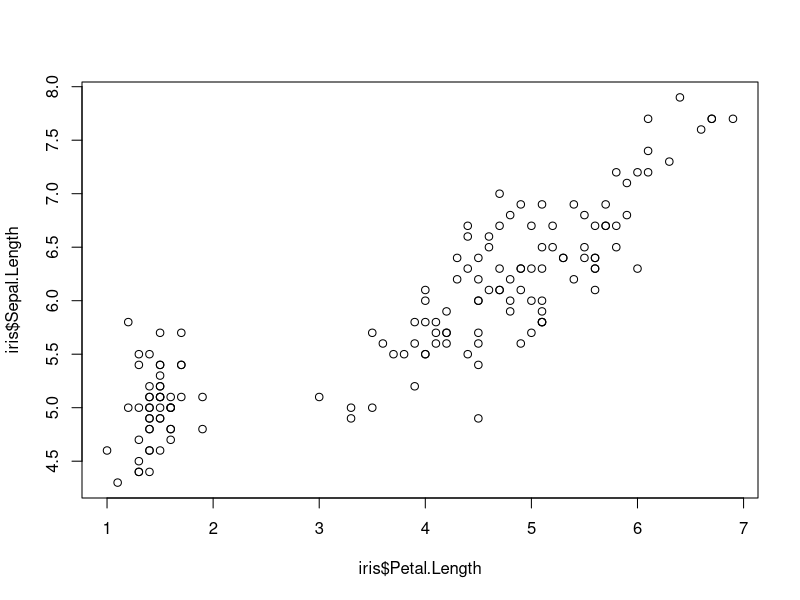
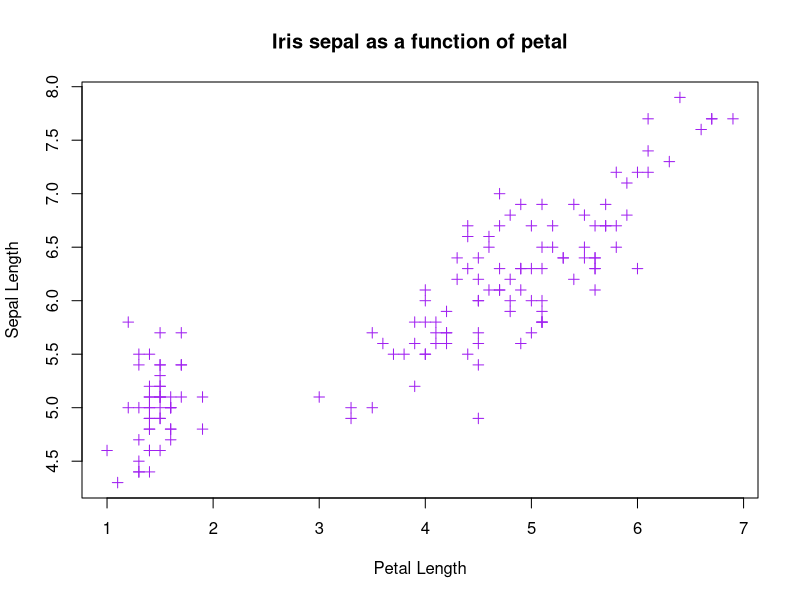
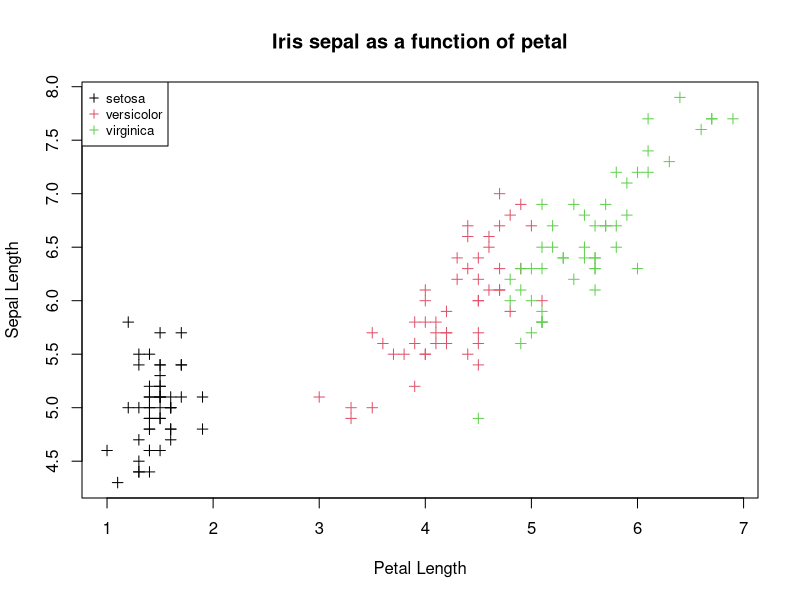
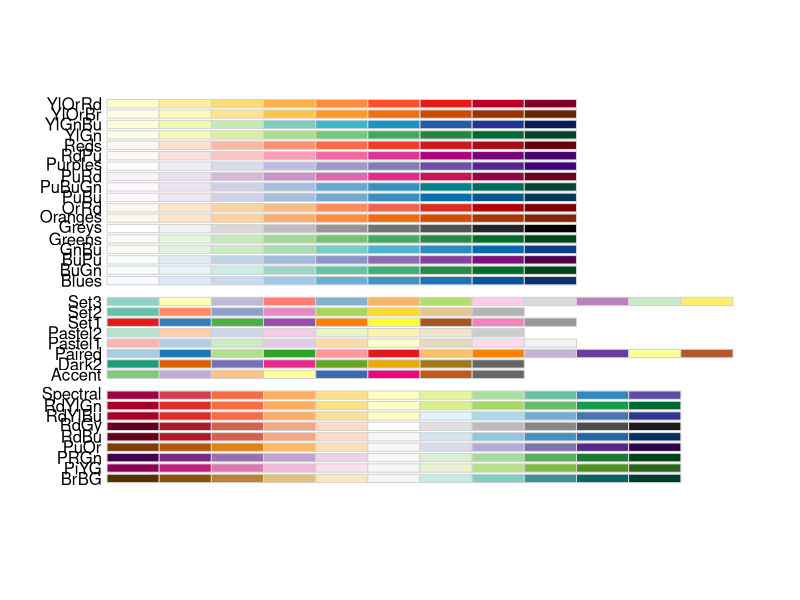
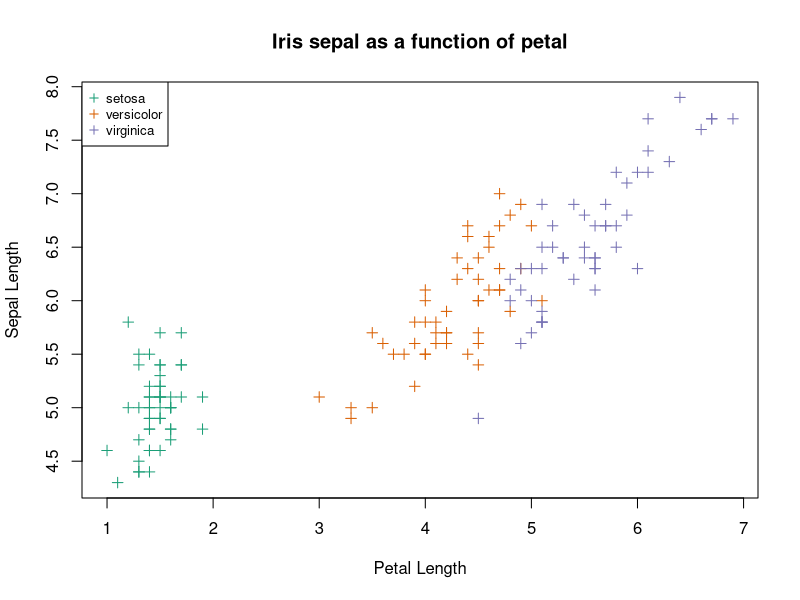
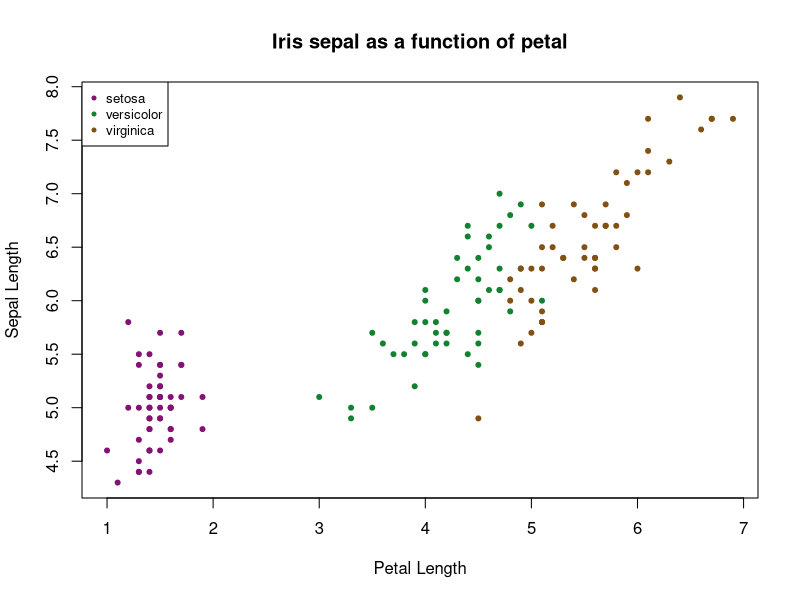
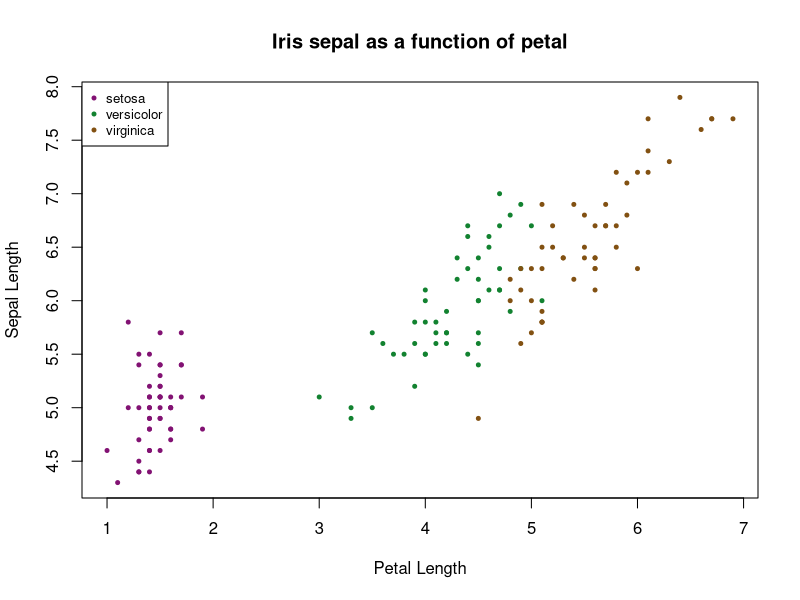
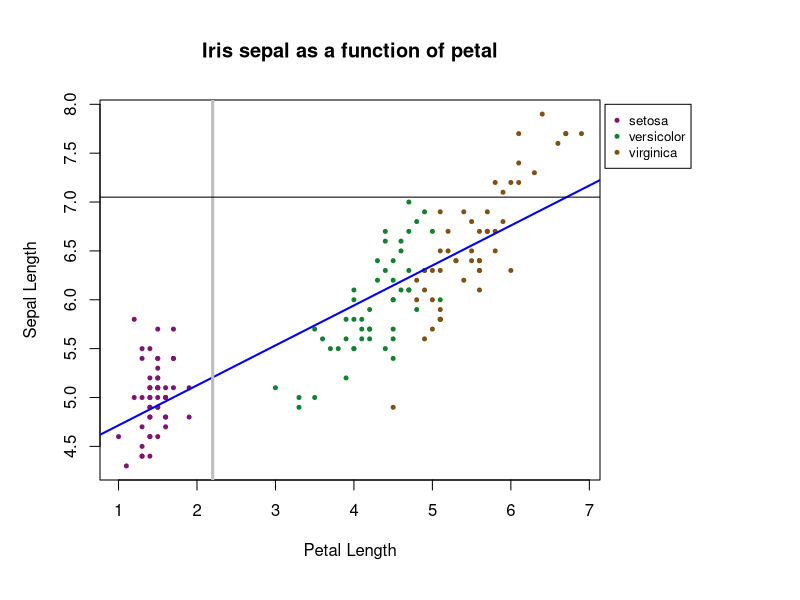

Generate these figures, in order, with R:
# Scatter plots in base R and ggplot2

data(iris)
head(iris)

# Base R - scatter plot
plot(iris$Petal.Length, iris$Sepal.Length)

# You can define everything from column labels through shape and color of the dots
plot(iris$Petal.Length, iris$Sepal.Length, xlab="Petal Length", ylab="Sepal Length", main="Iris sepal as a function of petal", col="purple", pch=3)
# Google R pch for shape options!

# What if you want each species in a different color?
plot(iris$Petal.Length, iris$Sepal.Length, xlab="Petal Length", ylab="Sepal Length", main="Iris sepal as a function of petal", col=iris$Species, pch=3)
legend("topleft", legend = levels(iris$Species), col = 1:3, cex = 0.8, pch = 3)
# type palette() in the console to see the default colors R uses when you assign a factor to col

# Change the color palette with RColorBrewer
# install.packages("RColorBrewer")
library(RColorBrewer)
display.brewer.all()
# The same function palette() can also set the color palette you want to use
palette(brewer.pal(n = 3, name = "Dark2"))
plot(iris$Petal.Length, iris$Sepal.Length, xlab="Petal Length", ylab="Sepal Length", main="Iris sepal as a function of petal", col=iris$Species, pch=3)
legend("topleft", legend = levels(iris$Species), col = 1:3, cex = 0.8, pch = 3)
# RColorBrewer has color schemes suitable for color blindness

# Want to set your own color choices? Use hexadecimal code? Sure thing!
palette(c("#821273", "#128230", "#825112"))
plot(iris$Petal.Length, iris$Sepal.Length, xlab="Petal Length", ylab="Sepal Length", main="Iris sepal as a function of petal", col=iris$Species, pch=20)
legend("topleft", legend = levels(iris$Species), col = 1:3, cex = 0.8, pch = 20)
# Check out https://www.sessions.edu/color-calculator/ to find color schemes depending on the number of groups

# Changing the size of the points 
plot(iris$Petal.Length, iris$Sepal.Length, xlab="Petal Length", ylab="Sepal Length", main="Iris sepal as a function of petal", col=iris$Species, pch=20, cex=0.8)
legend("topleft", legend = levels(iris$Species), col = 1:3, cex = 0.8, pch = 20)

# Adding margins - c(bottom, left, top, right)
par(mar=c(6,5,5,10))
# To allow the legend to be outside of the plot
par(xpd=TRUE)
plot(iris$Petal.Length, iris$Sepal.Length, xlab="Petal Length", ylab="Sepal Length", main="Iris sepal as a function of petal", col=iris$Species, pch=20, cex=0.8)
legend(7.2, 8, legend = levels(iris$Species), col = 1:3, cex = 0.8, pch = 20)

# Explore ?par() to see dozens of graphic parameters you can set in your plot

# Add trendlines with linear models
par(xpd=FALSE)
fit <- lm(iris$Sepal.Length~iris$Petal.Length)
summary(fit)
co <- coef(fit)

# abline draws a line defined by a formula, in this case ax+b (defined by the linear model coefficients)
abline(co, col="blue", lwd=2)
# You can also add a vertical line or a horizontal line
abline(v=2.2, col="grey", lwd=3)
abline(h=7.05, col="black", lwd=1)


# How to do all of this in ggplot2

library("tidyverse")
# First we create the base of the plot by providing the data and the grouping variable if you have one
p <- ggplot(data=iris, aes(y=Sepal.Length, x=Petal.Length))
# Now you can set graphics however you like! You can also keep adding parameters with the operator +
p + geom_point()
# Change points color by grouping variable Species
p + geom_point(aes(colour=factor(Species)))
# Set your own colors
p + geom_point(aes(colour=factor(Species))) + 
  scale_colour_manual(values=c("#1f78b4", "#a6cee3", "#6a3d9a"))
# You can also use other color palettes with scale_color_discrete
p + geom_point(aes(colour=factor(Species))) + 
  scale_colour_brewer(palette="Dark2")
# Change the size of the points - note that for a constant size the parameter has to be OUTSIDE of aes()
p + geom_point(aes(colour=factor(Species)), size=2) + 
  scale_colour_manual(values=c("#1f78b4", "#a6cee3", "#6a3d9a"))
# Change the size of the points to depend on a variable, so it has to be INSIDE of aes()
p + geom_point(aes(colour=factor(Species), size=Petal.Width)) + 
  scale_colour_manual(values=c("#1f78b4", "#a6cee3", "#6a3d9a"))
# Change the theme of the plot
p + geom_point(aes(colour=factor(Species), size=2)) + 
  scale_colour_manual(values=c("#1f78b4", "#a6cee3", "#6a3d9a")) +
  theme_classic()
# Change the shape of the points
p + geom_point(aes(colour=factor(Species)), shape=12, size=3) + 
  scale_colour_manual(values=c("#1f78b4", "#a6cee3", "#6a3d9a")) +
  theme_dark()
# If you type theme_ and then hit Tab you'll get all options for different themes. Try them out!
# Change the shape of the points by a grouping variable
p + geom_point(aes(colour=factor(Species), shape=Species)) + 
  scale_colour_manual(values=c("#1f78b4", "#a6cee3", "#6a3d9a")) +
  theme_classic()
# If you had another grouping variable you could use it to set shapes instead of using Species again
tmp <- iris
tmp$new_grp <- sample(x = c(1, 2, 3), size = nrow(tmp), replace = TRUE)
p <- ggplot(data=tmp, aes(y=Sepal.Length, x=Petal.Length))
p + geom_point(aes(colour=factor(Species), shape=factor(new_grp))) + 
  scale_colour_manual(values=c("#1f78b4", "#a6cee3", "#6a3d9a")) +
  theme_classic()
# Set axis labels
p + geom_point(aes(colour=factor(Species), shape=factor(new_grp))) + 
  scale_colour_manual(values=c("#1f78b4", "#a6cee3", "#6a3d9a")) +
  theme_classic() +
  xlab("Petal Length") +
  ylab("Sepal Length") +
  ggtitle("Iris sepal as a function of petal")
# Or you could just use the function labs() to set all three and center the title with hjust
# hjust gets a number from 0 to 1. 0 means left-aligned and 1 means right aligned, so 0.5 means centered.
p + geom_point(aes(colour=factor(Species))) + 
  scale_colour_manual(values=c("#1f78b4", "#a6cee3", "#6a3d9a")) +
  theme_classic() +
  labs(title="Iris sepal as a function of petal", x="Petal Length", y="Sepal Length") +
  theme(plot.title = element_text(hjust = 0.5))
# Change legend title and labels
p + geom_point(aes(colour=factor(Species))) + 
  theme_classic() +
  labs(title="Iris sepal as a function of petal", x="Petal Length", y="Sepal Length") +
  theme(plot.title = element_text(hjust = 0.5)) +
  scale_colour_manual(values=c("#1f78b4", "#a6cee3", "#6a3d9a"), 
                    name="Species",
                    breaks=c("setosa", "versicolor", "virginica"),
                    labels=c("Setosa", "Versicolor", "Virginica"))
# ggplot2 has its own version of abline that also calculates the model
p + geom_point(aes(colour=factor(Species))) + 
  theme_classic() +
  labs(title="Iris sepal as a function of petal", x="Petal Length", y="Sepal Length") +
  theme(plot.title = element_text(hjust = 0.5)) +
  scale_colour_manual(values=c("#1f78b4", "#a6cee3", "#6a3d9a"), 
                      name="Species",
                      breaks=c("setosa", "versicolor", "virginica"),
                      labels=c("Setosa", "Versicolor", "Virginica")) +
  geom_smooth(method = "lm", se = FALSE)
# Check out geom_hline and geom_vline that match abline(h=) and abline(v=)
# Add a 95% confidence interval
p + geom_point(aes(colour=factor(Species))) + 
  theme_classic() +
  labs(title="Iris sepal as a function of petal", x="Petal Length", y="Sepal Length") +
  theme(plot.title = element_text(hjust = 0.5)) +
  scale_colour_manual(values=c("#1f78b4", "#a6cee3", "#6a3d9a"), 
                      name="Species",
                      breaks=c("setosa", "versicolor", "virginica"),
                      labels=c("Setosa", "Versicolor", "Virginica")) +
  geom_smooth(method = "lm", se = TRUE)
# Add a 90% confidence interval
p + geom_point(aes(colour=factor(Species))) + 
  theme_classic() +
  labs(title="Iris sepal as a function of petal", x="Petal Length", y="Sepal Length") +
  theme(plot.title = element_text(hjust = 0.5)) +
  scale_colour_manual(values=c("#1f78b4", "#a6cee3", "#6a3d9a"), 
                      name="Species",
                      breaks=c("setosa", "versicolor", "virginica"),
                      labels=c("Setosa", "Versicolor", "Virginica")) +
  geom_smooth(method = "lm", se = TRUE, level=0.9)
# Create a trendline for each species by defining colour within the original plot - this grouping is now inherited downstream
p <- ggplot(data=tmp, aes(y=Sepal.Length, x=Petal.Length, colour=Species))
p + geom_point(aes(colour=factor(Species))) + 
  theme_classic() +
  labs(title="Iris sepal as a function of petal", x="Petal Length", y="Sepal Length") +
  theme(plot.title = element_text(hjust = 0.5)) +
  scale_colour_manual(values=c("#1f78b4", "#a6cee3", "#6a3d9a"), 
                      name="Species",
                      breaks=c("setosa", "versicolor", "virginica"),
                      labels=c("Setosa", "Versicolor", "Virginica")) +
  geom_smooth(method = "lm", se = TRUE, level=0.99)
